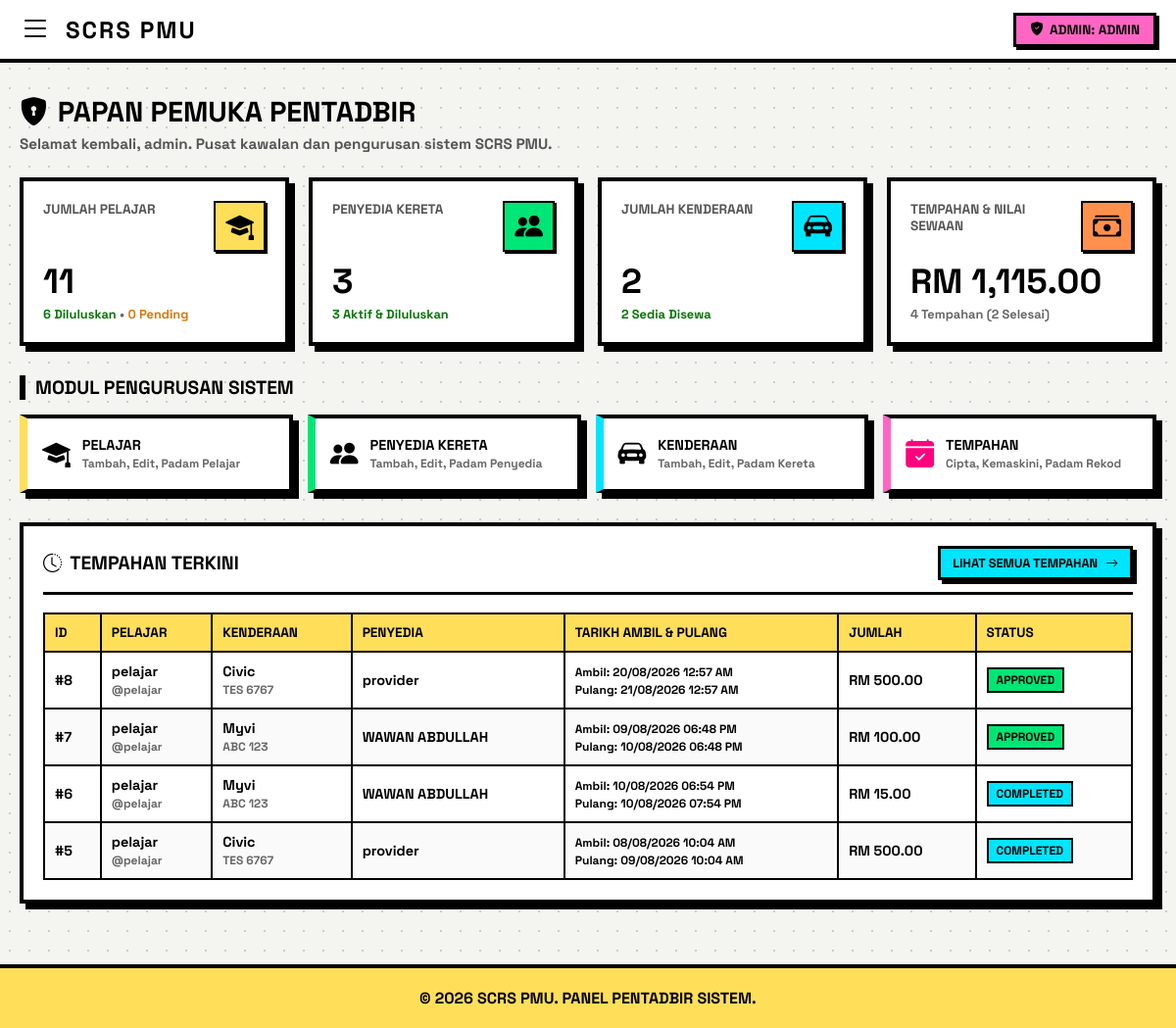
The app's page /admin_dashboard.php (signed in) with its own data.
### tables this page shows
CREATE TABLE `bookings` (
  `id` int(11) NOT NULL AUTO_INCREMENT,
  `student_id` int(11) NOT NULL,
  `car_id` int(11) NOT NULL,
  `rent_type` enum('Daily','Hourly') NOT NULL,
  `start_date` datetime NOT NULL,
  `end_date` datetime NOT NULL,
  `total_price` decimal(10,2) NOT NULL,
  `payment_receipt` varchar(255) DEFAULT NULL,
  `receipt_file` varchar(255) DEFAULT NULL,
  `status` enum('Pending','Approved','Rejected','Completed') DEFAULT 'Pending',
  `created_at` timestamp NOT NULL DEFAULT current_timestamp(),
  `return_image` varchar(255) DEFAULT NULL,
  PRIMARY KEY (`id`),
  KEY `student_id` (`student_id`),
  KEY `car_id` (`car_id`),
  CONSTRAINT `bookings_ibfk_1` FOREIGN KEY (`student_id`) REFERENCES `students` (`id`) ON DELETE CASCADE,
  CONSTRAINT `bookings_ibfk_2` FOREIGN KEY (`car_id`) REFERENCES `cars` (`id`) ON DELETE CASCADE
);

CREATE TABLE `students` (
  `id` int(11) NOT NULL AUTO_INCREMENT,
  `username` varchar(50) NOT NULL,
  `email` varchar(100) NOT NULL,
  `full_name` varchar(150) NOT NULL,
  `phone_no` varchar(20) NOT NULL,
  `no_ic` varchar(15) NOT NULL,
  `no_pendaftaran` varchar(20) NOT NULL,
  `password` varchar(255) NOT NULL,
  `student_id_file` varchar(255) NOT NULL,
  `driving_license_file` varchar(255) NOT NULL,
  `created_at` timestamp NOT NULL DEFAULT current_timestamp(),
  `status` enum('pending','approved','rejected') DEFAULT 'pending',
  `email_verified` tinyint(1) DEFAULT 0,
  `verification_token` varchar(255) DEFAULT NULL,
  `profile_picture` varchar(255) DEFAULT NULL,
  PRIMARY KEY (`id`)
);

CREATE TABLE `cars` (
  `id` int(11) NOT NULL AUTO_INCREMENT,
  `provider_id` int(11) NOT NULL,
  `car_brand` varchar(100) NOT NULL DEFAULT '',
  `car_model` varchar(100) NOT NULL,
  `car_plate` varchar(20) NOT NULL,
  `transmission` varchar(20) NOT NULL,
  `seat_capacity` int(11) NOT NULL,
  `price_per_day` decimal(10,2) NOT NULL,
  `price_per_hour` decimal(10,2) NOT NULL,
  `car_image` varchar(255) NOT NULL,
  `status` enum('Available','Unavailable') DEFAULT 'Available',
  `created_at` timestamp NOT NULL DEFAULT current_timestamp(),
  PRIMARY KEY (`id`),
  KEY `provider_id` (`provider_id`),
  CONSTRAINT `cars_ibfk_1` FOREIGN KEY (`provider_id`) REFERENCES `providers` (`id`) ON DELETE CASCADE
);

CREATE TABLE `providers` (
  `id` int(11) NOT NULL AUTO_INCREMENT,
  `username` varchar(50) NOT NULL,
  `email` varchar(100) NOT NULL,
  `full_name` varchar(150) NOT NULL,
  `phone_no` varchar(20) NOT NULL,
  `no_ic` varchar(15) NOT NULL,
  `password` varchar(255) NOT NULL,
  `ic_file` varchar(255) NOT NULL,
  `licence_file` varchar(255) NOT NULL,
  `insurance_file` varchar(255) NOT NULL,
  `greencard_file` varchar(255) NOT NULL,
  `roadtax_file` varchar(255) NOT NULL,
  `qr_code_image` varchar(255) DEFAULT NULL,
  `created_at` timestamp NOT NULL DEFAULT current_timestamp(),
  `status` enum('pending','approved','rejected') DEFAULT 'approved',
  `profile_picture` varchar(255) DEFAULT NULL,
  PRIMARY KEY (`id`)
);

### admin_dashboard.php (the view, shortened to what this page needs)
<?php
require 'db.php';
$admin_username = $_SESSION['username'] ?? 'Admin';
$total_students = $conn->query("SELECT COUNT(*) AS total FROM students")->fetch_assoc()['total'];
$approved_students = $conn->query("SELECT COUNT(*) AS total FROM students WHERE status = 'approved'")->fetch_assoc()['total'];
$pending_students = $conn->query("SELECT COUNT(*) AS total FROM students WHERE status = 'pending'")->fetch_assoc()['total'];
$total_providers = $conn->query("SELECT COUNT(*) AS total FROM providers")->fetch_assoc()['total'];
$approved_providers = $conn->query("SELECT COUNT(*) AS total FROM providers WHERE status = 'approved'")->fetch_assoc()['total'];
$total_cars = $conn->query("SELECT COUNT(*) AS total FROM cars")->fetch_assoc()['total'];
$available_cars = $conn->query("SELECT COUNT(*) AS total FROM cars WHERE status = 'Available'")->fetch_assoc()['total'];
$total_bookings = $conn->query("SELECT COUNT(*) AS total FROM bookings")->fetch_assoc()['total'];
$completed_bookings = $conn->query("SELECT COUNT(*) AS total FROM bookings WHERE status = 'Completed'")->fetch_assoc()['total'];
$sum_revenue = $conn->query("SELECT SUM(total_price) AS total FROM bookings WHERE status IN ('Approved', 'Completed')")->fetch_assoc()['total'] ?? 0;
$sql_recent_bookings = "SELECT b.*, s.full_name AS student_name, s.username AS student_user,
                               c.car_model, c.car_plate, p.full_name AS provider_name
                        FROM bookings b
                        JOIN students s ON b.student_id = s.id
                        JOIN cars c ON b.car_id = c.id
                        JOIN providers p ON c.provider_id = p.id
                        ORDER BY b.created_at DESC LIMIT 5";
$recent_bookings = $conn->query($sql_recent_bookings);
?>
<!DOCTYPE html>
<html lang="ms">
<head>
    <link rel="stylesheet" href="https://cdn.jsdelivr.net/npm/bootstrap-icons@1.10.5/font/bootstrap-icons.css">
</head>
<body>
    <header class="neo-navbar">
        <div class="neo-nav-left">
            <button class="menu-toggle-btn" id="open-sidebar"><i class="bi bi-list"></i></button>
            <div class="neo-brand">SCRS PMU</div>
        </div>
        <div class="admin-badge">
            <i class="bi bi-shield-fill-check"></i>
            <span>ADMIN: <?php echo htmlspecialchars($admin_username); ?></span>
        </div>
    </header>
    <main class="main-content">
        <div class="page-header">
            <div>
                <h1 style="font-size: 1.8rem; font-weight: 900; text-transform: uppercase; margin: 0; color: var(--black); display: flex; align-items: center; gap: 10px;">
                    <i class="bi bi-shield-lock-fill"></i> Papan Pemuka Pentadbir
                </h1>
                <p style="font-weight: 700; color: #555; margin: 5px 0 0 0; font-size: 0.95rem;">
                    Selamat kembali, <strong><?php echo htmlspecialchars($admin_username); ?></strong>. Pusat kawalan dan pengurusan sistem SCRS PMU.
                </p>
            </div>
        </div>
        <div class="stats-grid">
            <div class="stat-card">
                <div class="stat-header">
                    <span class="stat-title">Jumlah Pelajar</span>
                    <i class="bi bi-mortarboard-fill stat-icon" style="background: var(--yellow);"></i>
                </div>
                <div class="stat-number"><?php echo $total_students; ?></div>
                <div class="stat-sub">
                    <span style="color: #007700; font-weight: 800;"><?php echo $approved_students; ?> Diluluskan</span> &bull;
                    <span style="color: #d97706; font-weight: 800;"><?php echo $pending_students; ?> Pending</span>
                </div>
            </div>
            <div class="stat-card">
                <div class="stat-header">
                    <span class="stat-title">Penyedia Kereta</span>
                    <i class="bi bi-people-fill stat-icon" style="background: var(--green);"></i>
                </div>
                <div class="stat-number"><?php echo $total_providers; ?></div>
                <div class="stat-sub">
                    <span style="color: #007700; font-weight: 800;"><?php echo $approved_providers; ?> Aktif & Diluluskan</span>
                </div>
            </div>
            <div class="stat-card">
                <div class="stat-header">
                    <span class="stat-title">Jumlah Kenderaan</span>
                    <i class="bi bi-car-front-fill stat-icon" style="background: var(--blue);"></i>
                </div>
                <div class="stat-number"><?php echo $total_cars; ?></div>
                <div class="stat-sub">
                    <span style="color: #007700; font-weight: 800;"><?php echo $available_cars; ?> Sedia Disewa</span>
                </div>
            </div>
            <div class="stat-card">
                <div class="stat-header">
                    <span class="stat-title">Tempahan & Nilai Sewaan</span>
                    <i class="bi bi-cash-stack stat-icon" style="background: var(--orange);"></i>
                </div>
                <div class="stat-number">RM <?php echo number_format($sum_revenue, 2); ?></div>
                <div class="stat-sub">
                    <span style="font-weight: 800;"><?php echo $total_bookings; ?> Tempahan</span> (<?php echo $completed_bookings; ?> Selesai)
                </div>
            </div>
        </div>
        <h2 style="font-size: 1.2rem; font-weight: 900; text-transform: uppercase; margin-bottom: 15px; border-left: 6px solid var(--black); padding-left: 10px;">
            Modul Pengurusan Sistem
        </h2>
        <div class="mgmt-shortcuts">
            <a href="admin_students.php" class="shortcut-card" style="border-left: 8px solid var(--yellow);">
                <i class="bi bi-mortarboard-fill text-warning"></i>
                <div>
                    <div>Pelajar</div>
                    <span style="font-size: 0.75rem; color: #666; text-transform: none; font-weight: 700;">Tambah, Edit, Padam Pelajar</span>
                </div>
            </a>
            <a href="admin_providers.php" class="shortcut-card" style="border-left: 8px solid var(--green);">
                <i class="bi bi-people-fill text-success"></i>
                <div>
                    <div>Penyedia Kereta</div>
                    <span style="font-size: 0.75rem; color: #666; text-transform: none; font-weight: 700;">Tambah, Edit, Padam Penyedia</span>
                </div>
            </a>
            <a href="admin_cars.php" class="shortcut-card" style="border-left: 8px solid var(--blue);">
                <i class="bi bi-car-front-fill text-info"></i>
                <div>
                    <div>Kenderaan</div>
                    <span style="font-size: 0.75rem; color: #666; text-transform: none; font-weight: 700;">Tambah, Edit, Padam Kereta</span>
                </div>
            </a>
            <a href="admin_bookings.php" class="shortcut-card" style="border-left: 8px solid var(--pink);">
                <i class="bi bi-calendar-check-fill" style="color: #ff007f;"></i>
                <div>
                    <div>Tempahan</div>
                    <span style="font-size: 0.75rem; color: #666; text-transform: none; font-weight: 700;">Cipta, Kemaskini, Padam Rekod</span>
                </div>
            </a>
        </div>
        <div class="section-box">
            <div class="section-header">
                <div class="section-title">
                    <i class="bi bi-clock-history"></i> Tempahan Terkini
                </div>
                <a href="admin_bookings.php" class="neo-btn btn-blue" style="padding: 6px 12px; font-size: 0.8rem;">
                    Lihat Semua Tempahan <i class="bi bi-arrow-right"></i>
                </a>
            </div>
            <div class="neo-table-wrapper">
                <table class="neo-table">
                    <thead>
                        <tr>
                            <th>ID</th>
                            <th>Pelajar</th>
                            <th>Kenderaan</th>
                            <th>Penyedia</th>
                            <th>Tarikh Ambil & Pulang</th>
                            <th>Jumlah</th>
                            <th>Status</th>
                        </tr>
                    </thead>
                    <tbody>
                        <?php if ($recent_bookings && $recent_bookings->num_rows > 0): ?>
                            <?php while ($b = $recent_bookings->fetch_assoc()):
                                $b_status = $b['status'];
                                $badge_cls = 'badge-pending';
                                if ($b_status == 'Approved') $badge_cls = 'badge-approved';
                                elseif ($b_status == 'Completed') $badge_cls = 'badge-completed';
                                elseif ($b_status == 'Rejected') $badge_cls = 'badge-rejected';
                            ?>
                                <tr>
                                    <td>#<?php echo $b['id']; ?></td>
                                    <td>
                                        <strong><?php echo htmlspecialchars($b['student_name']); ?></strong><br>
                                        <small style="color: #666;">@<?php echo htmlspecialchars($b['student_user']); ?></small>
                                    </td>
                                    <td>
                                        <strong><?php echo htmlspecialchars($b['car_model']); ?></strong><br>
                                        <small style="color: #666;"><?php echo htmlspecialchars($b['car_plate']); ?></small>
                                    </td>
                                    <td><?php echo htmlspecialchars($b['provider_name']); ?></td>
                                    <td>
                                        <small>Ambil: <?php echo date('d/m/Y h:i A', strtotime($b['start_date'])); ?></small><br>
                                        <small>Pulang: <?php echo date('d/m/Y h:i A', strtotime($b['end_date'])); ?></small>
                                    </td>
                                    <td><strong>RM <?php echo number_format($b['total_price'], 2); ?></strong></td>
                                    <td>
                                        <span class="neo-badge <?php echo $badge_cls; ?>">
                                            <?php echo $b['status']; ?>
                                        </span>
                                    </td>
                                </tr>
                            <?php endwhile; ?>
                        <?php else: ?>
                            <tr>
                                <td colspan="7" style="text-align: center; padding: 20px; color: #666;">Tiada rekod tempahan dijumpai.</td>
                            </tr>
                        <?php endif; ?>
                    </tbody>
                </table>
            </div>
        </div>
    </main>
    <footer>
        &copy; <?php echo date("Y"); ?> SCRS PMU. PANEL PENTADBIR SISTEM.
    </footer>
</body>
</html>

### records on screen
bookings: id "8", student.full_name "pelajar", student.username "pelajar", car.car_model "Civic", car.car_plate "TES 6767", providers.full_name "provider", start_date "20/08/2026 12:57 AM", end_date "21/08/2026 12:57 AM", total_price "500.00", status "APPROVED"
bookings: id "7", student.full_name "pelajar", student.username "pelajar", car.car_model "Myvi", car.car_plate "ABC 123", providers.full_name "WAWAN ABDULLAH", start_date "09/08/2026 06:48 PM", end_date "10/08/2026 06:48 PM", total_price "100.00", status "APPROVED"
bookings: id "6", student.full_name "pelajar", student.username "pelajar", car.car_model "Myvi", car.car_plate "ABC 123", providers.full_name "WAWAN ABDULLAH", start_date "10/08/2026 06:54 PM", end_date "10/08/2026 07:54 PM", total_price "15.00", status "COMPLETED"
bookings: id "5", student.full_name "pelajar", student.username "pelajar", car.car_model "Civic", car.car_plate "TES 6767", providers.full_name "provider", start_date "08/08/2026 10:04 AM", end_date "09/08/2026 10:04 AM", total_price "500.00", status "COMPLETED"

### other values on screen
$admin_username "ADMIN"
$admin_username "admin"
$total_students "11"
$approved_students "6"
$pending_students "0"
$total_providers "3"
$approved_providers "3"
$total_cars "2"
$available_cars "2"
$sum_revenue "1,115.00"
$total_bookings "4"
$completed_bookings "2"
